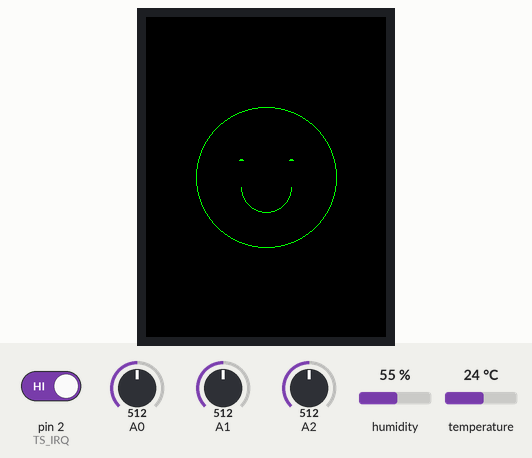
Bench run of a sketch on a simulated Arduino Mega 2560, built with avr-gcc and run on an emulated ATmega2560. Parts: 240×320 colour display. The inputs (shaded band) are chosen by the test bench; at power-on: pin 2 (TS_IRQ) HIGH, humidity 55 %, A1 = 512, A0 = 512, A2 = 512, temperature 24 °C. What the sketch prints to the serial monitor is not drawn.

Above: at 1.4 s.
1.5 s: pin 2 (TS_IRQ) driven LOW
At 3.81 s:
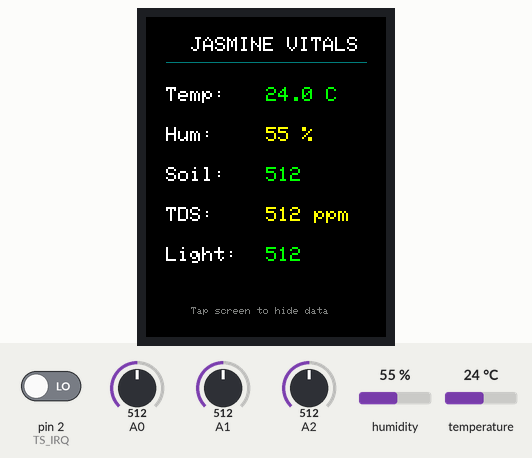
4.0 s: humidity set to 68 %
At 4.83 s:
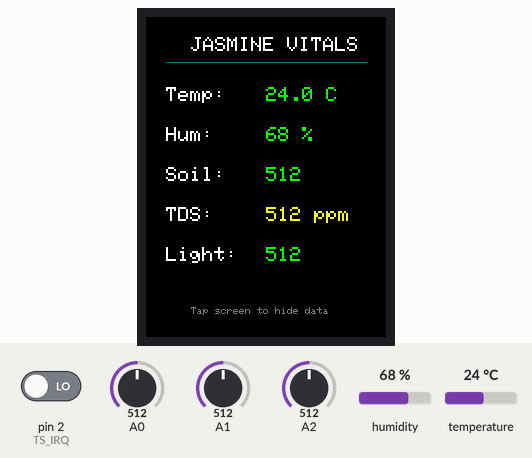
8.1 s: A1 set to 30
At 10.84 s:
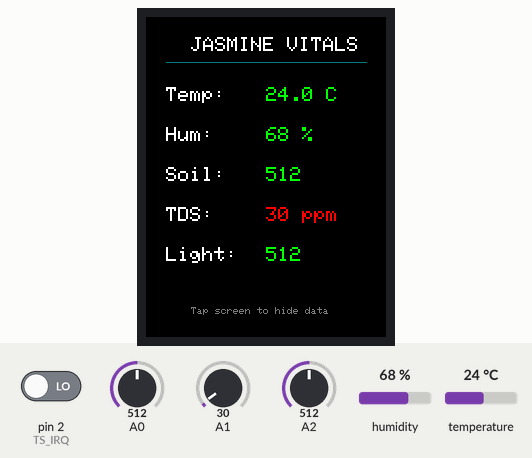

The sketch:

sensors.ino
```cpp
#include <Wire.h>
#include <Adafruit_Sensor.h>
#include <Adafruit_BME280.h>
#include <Adafruit_GFX.h>
#include <Adafruit_ILI9341.h>

// --- TFT Display Pins ---
#define TFT_CS   10
#define TFT_DC   8
#define TFT_RST  9

// --- Touch Screen Pins ---
#define TS_CS    11
#define TS_IRQ   2

// --- Shared Software SPI Pins ---
#define TFT_MOSI 51
#define TFT_SCK  52
#define TFT_MISO 50

Adafruit_ILI9341 tft = Adafruit_ILI9341(TFT_CS, TFT_DC, TFT_MOSI, TFT_SCK, TFT_RST, TFT_MISO);
Adafruit_BME280 bme;

unsigned long lastUpdate = 0;
const long updateInterval = 2000;
unsigned long lastTouchTime = 0;

int lastStressLevel = -1;
bool showDataMode = false;
bool forceRedraw = true;

float temp = 0;
float hum = 0;
int moist = 0;
int tds = 0;
int light = 0;
int stress = 0;

void setup() {
  Serial.begin(9600);
  Wire.begin();

  pinMode(TS_CS, OUTPUT);
  digitalWrite(TS_CS, HIGH);
  pinMode(TS_IRQ, INPUT_PULLUP);

  tft.begin();
  tft.setRotation(0);
  tft.fillScreen(ILI9341_BLACK);

  if (!bme.begin(0x76) && !bme.begin(0x77)) {
    Serial.println("Warning: BME280 not found!");
  }
}

uint16_t evaluateColor(float val, float optLow, float optHigh, float warnLow, float warnHigh) {
  if (val >= optLow && val <= optHigh) return ILI9341_GREEN;
  if (val >= warnLow && val <= warnHigh) return ILI9341_YELLOW;
  return ILI9341_RED;
}

void drawPlantFace(int stressLevel) {
  int centerX = 120;
  int centerY = 160;

  tft.fillRect(40, 80, 160, 160, ILI9341_BLACK);

  if (stressLevel == 0) {
    tft.drawCircle(centerX, centerY, 70, ILI9341_GREEN);
    tft.fillCircle(centerX - 25, centerY - 15, 3, ILI9341_GREEN);
    tft.fillCircle(centerX + 25, centerY - 15, 3, ILI9341_GREEN);

    tft.drawCircle(centerX, centerY + 10, 25, ILI9341_GREEN);
    tft.fillRect(centerX - 30, centerY - 16, 60, 26, ILI9341_BLACK);
  }
  else if (stressLevel == 1) {
    tft.drawCircle(centerX, centerY, 70, ILI9341_YELLOW);
    tft.fillCircle(centerX - 25, centerY - 15, 3, ILI9341_YELLOW);
    tft.fillCircle(centerX + 25, centerY - 15, 3, ILI9341_YELLOW);

    tft.drawLine(centerX - 15, centerY + 25, centerX + 15, centerY + 25, ILI9341_YELLOW);
  }
  else {
    tft.drawCircle(centerX, centerY, 70, ILI9341_RED);
    tft.fillCircle(centerX - 25, centerY - 10, 3, ILI9341_RED);
    tft.fillCircle(centerX + 25, centerY - 10, 3, ILI9341_RED);

    tft.drawCircle(centerX, centerY + 35, 25, ILI9341_RED);
    tft.fillRect(centerX - 30, centerY + 35, 60, 26, ILI9341_BLACK);
  }
}

void loop() {
  unsigned long currentMillis = millis();

  int rawX, rawY;
  if (readTouch(rawX, rawY)) {
    if (currentMillis - lastTouchTime > 500) { // 500ms debounce
      lastTouchTime = currentMillis;
      showDataMode = !showDataMode; // Flip the state!
      forceRedraw = true;           // Tell the screen to wipe itself
    }
  }

  if (currentMillis - lastUpdate >= updateInterval || forceRedraw) {

    if (currentMillis - lastUpdate >= updateInterval) {
      lastUpdate = currentMillis;

      temp = bme.readTemperature();
      hum = bme.readHumidity();
      moist = analogRead(A0);
      tds = analogRead(A1);
      light = analogRead(A2);

      stress = 0;
      if (temp > 32 || temp < 22) stress++;
      if (moist < 350 || moist > 800) stress++;

      Serial.print(temp); Serial.print(",");
      Serial.print(hum);  Serial.print(",");
      Serial.print(1013); Serial.print(",");
      Serial.print(moist); Serial.print(",");
      Serial.print(tds); Serial.print(",");
      Serial.println(light);
    }

    if (forceRedraw) {
      tft.fillScreen(ILI9341_BLACK);
    }

    if (showDataMode) {
      tft.setTextColor(ILI9341_WHITE, ILI9341_BLACK);
      tft.setTextSize(2);
      tft.setCursor(45, 20); tft.print("JASMINE VITALS");
      tft.drawLine(20, 45, 220, 45, ILI9341_DARKCYAN);

      tft.setTextSize(2);

      // TEMP (Opt: 22-32, Warn: 18-35)
      tft.setTextColor(ILI9341_WHITE); tft.setCursor(20, 70); tft.print("Temp:");
      tft.setTextColor(evaluateColor(temp, 22, 32, 18, 35), ILI9341_BLACK);
      tft.setCursor(120, 70); tft.print(temp, 1); tft.print(" C  ");

      // HUMIDITY (Opt: 60-90, Warn: 50-95)
      tft.setTextColor(ILI9341_WHITE); tft.setCursor(20, 110); tft.print("Hum:");
      tft.setTextColor(evaluateColor(hum, 60, 90, 50, 95), ILI9341_BLACK);
      tft.setCursor(120, 110); tft.print(hum, 0); tft.print(" %  ");

      // MOISTURE (Opt: 350-750, Warn: 300-800)
      tft.setTextColor(ILI9341_WHITE); tft.setCursor(20, 150); tft.print("Soil:");
      tft.setTextColor(evaluateColor(moist, 350, 750, 300, 800), ILI9341_BLACK);
      tft.setCursor(120, 150); tft.print(moist); tft.print("    ");

      // TDS (Opt: 600-1200, Warn: 500-1400)
      tft.setTextColor(ILI9341_WHITE); tft.setCursor(20, 190); tft.print("TDS:");
      tft.setTextColor(evaluateColor(tds, 600, 1200, 500, 1400), ILI9341_BLACK);
      tft.setCursor(120, 190); tft.print(tds); tft.print(" ppm");

      // LIGHT (Opt: 400-950, Warn: 300-1000)
      tft.setTextColor(ILI9341_WHITE); tft.setCursor(20, 230); tft.print("Light:");
      tft.setTextColor(evaluateColor(light, 400, 950, 300, 1000), ILI9341_BLACK);
      tft.setCursor(120, 230); tft.print(light); tft.print("  ");

      tft.setTextSize(1);
      tft.setTextColor(ILI9341_DARKGREY, ILI9341_BLACK);
      tft.setCursor(45, 290); tft.print("Tap screen to hide data");
    }

    else {
      if (forceRedraw || stress != lastStressLevel) {
        drawPlantFace(stress);
        lastStressLevel = stress;
      }
    }

    forceRedraw = false;
  }
}

// ==========================================================
// CUSTOM SOFTWARE SPI TOUCH FUNCTION
// ==========================================================
bool readTouch(int &x, int &y) {
  if (digitalRead(TS_IRQ) == HIGH) return false; // Pen is up

  digitalWrite(TS_CS, LOW); // Turn ON Touch Chip

  // Read X
  uint8_t cmdX = 0xD0;
  for (int i = 7; i >= 0; i--) {
    digitalWrite(TFT_MOSI, (cmdX & (1 << i)) ? HIGH : LOW);
    digitalWrite(TFT_SCK, LOW); digitalWrite(TFT_SCK, HIGH);
  }
  digitalWrite(TFT_SCK, LOW);
  uint16_t resultX = 0;
  for (int i = 15; i >= 0; i--) {
    digitalWrite(TFT_MOSI, LOW);
    digitalWrite(TFT_SCK, LOW); digitalWrite(TFT_SCK, HIGH);
    if (digitalRead(TFT_MISO)) resultX |= (1 << i);
  }
  digitalWrite(TFT_SCK, LOW);
  x = resultX >> 3;

  // Read Y
  uint8_t cmdY = 0x90;
  for (int i = 7; i >= 0; i--) {
    digitalWrite(TFT_MOSI, (cmdY & (1 << i)) ? HIGH : LOW);
    digitalWrite(TFT_SCK, LOW); digitalWrite(TFT_SCK, HIGH);
  }
  digitalWrite(TFT_SCK, LOW);
  uint16_t resultY = 0;
  for (int i = 15; i >= 0; i--) {
    digitalWrite(TFT_MOSI, LOW);
    digitalWrite(TFT_SCK, LOW); digitalWrite(TFT_SCK, HIGH);
    if (digitalRead(TFT_MISO)) resultY |= (1 << i);
  }
  digitalWrite(TFT_SCK, LOW);
  y = resultY >> 3;

  digitalWrite(TS_CS, HIGH); // Turn OFF Touch Chip
  return true;
}
```

Measured:
- after the input at 1.5 s, the display: first changes at once (image 1 shows a later state)
- after the input at 4.0 s, the display: changes at once (image 2)
- after the input at 8.1 s, the display: first differs from a run without the input after 1.9 s (image 3 shows a later state)
